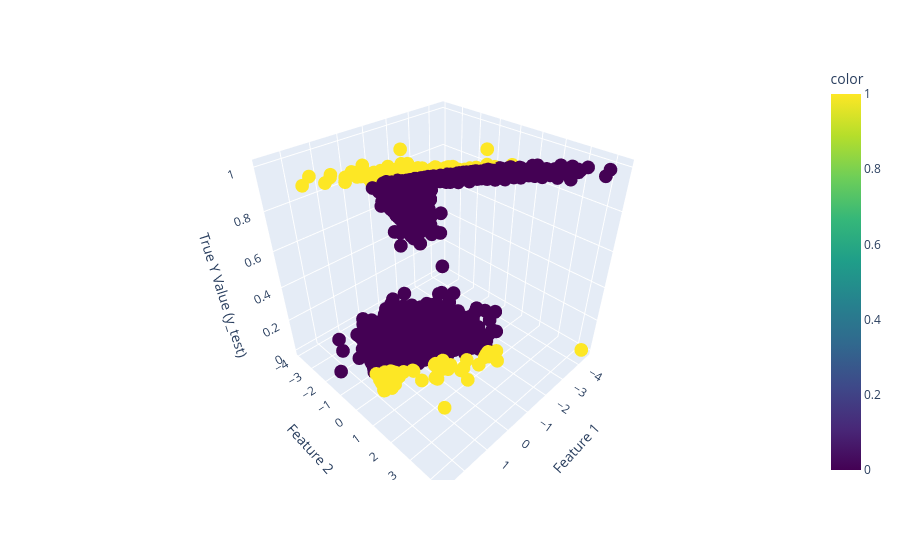

The notebook cell this image was saved under:
### Code cell
import numpy as np
import plotly.express as px

# Plotly replacement for your exact Matplotlib graph
fig = px.scatter_3d(
    x=X_test[:, 0],
    y=X_test[:, 1],
    z=y_test,
    color=np.abs(pred_y - y_test),
    color_continuous_scale='Viridis',
    labels={'x': 'Feature 1', 'y': 'Feature 2', 'z': 'True Y Value (y_test)'}
)

fig.show()

### Figure 1 — Plotly figure (JSON) as saved in the notebook; plotly's stock layout.template omitted (floating-point values rounded to 4 significant figures; data arrays with more than 128 entries replaced by an {"elided": "..."} marker saying what was removed)
{"data": [{"hovertemplate": "Feature 1=%{x}<br>Feature 2=%{y}<br>True Y Value (y_test)=%{z}<br>color=%{marker.color}<extra></extra>", "legendgroup": "", "marker": {"color": {"elided": "2000 int values"}, "coloraxis": "coloraxis", "symbol": "circle"}, "mode": "markers", "name": "", "scene": "scene", "showlegend": false, "type": "scatter3d", "x": {"elided": "2000 float values"}, "y": {"elided": "2000 float values"}, "z": {"elided": "2000 int values"}}], "layout": {"coloraxis": {"autocolorscale": false, "colorbar": {"title": {"text": "color"}}, "colorscale": [[0, "#440154"], [0.1111, "#482878"], [0.2222, "#3e4989"], [0.3333, "#31688e"], [0.4444, "#26828e"], [0.5556, "#1f9e89"], [0.6667, "#35b779"], [0.7778, "#6ece58"], [0.8889, "#b5de2b"], [1, "#fde725"]]}, "legend": {"tracegroupgap": 0}, "margin": {"t": 60}, "scene": {"domain": {"x": [0, 1], "y": [0, 1]}, "xaxis": {"title": {"text": "Feature 1"}}, "yaxis": {"title": {"text": "Feature 2"}}, "zaxis": {"title": {"text": "True Y Value (y_test)"}}}}}
